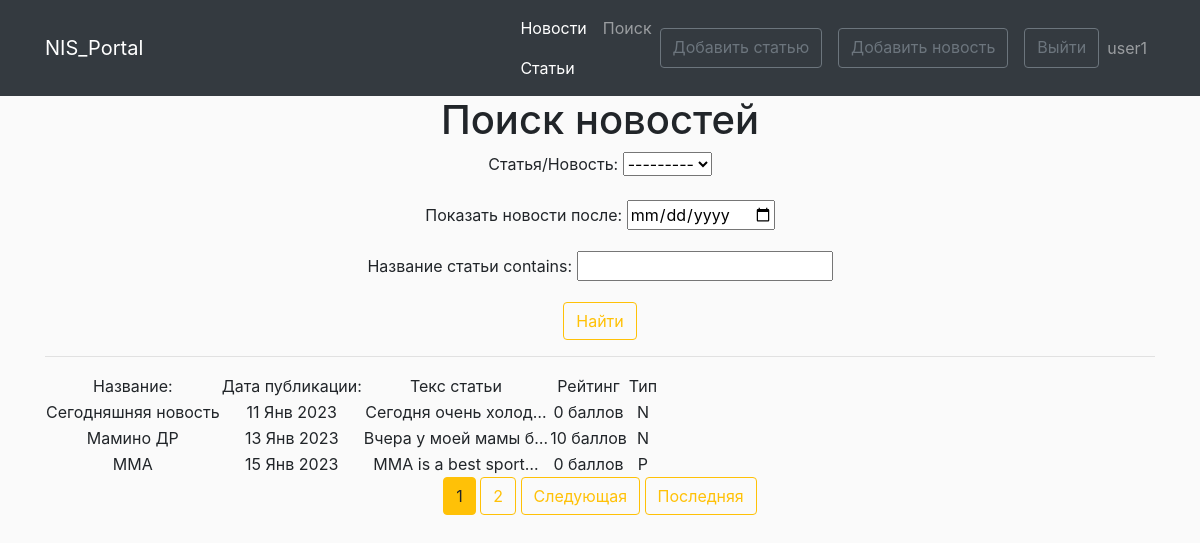
The page /posts/search (signed in) on the database its author committed.
### news/models.py (models this page shows, shortened)
class Post(models.Model):
    post = 'P'
    news = 'N'
    author = models.ForeignKey(Author, verbose_name='Автор', on_delete=models.CASCADE)
    select = models.CharField('Статья/Новость', max_length=10, choices=SELECT, default=post)
    date = models.DateTimeField('Дата', default=timezone.now)
    categories = models.ManyToManyField(Category, through='PostCategory')
    title = models.CharField('Название статьи', max_length=120, unique=True)
    text = models.TextField('Основной текст статьи')
    rating_post = models.IntegerField(default=0)
    class Meta:
        verbose_name = 'Пост'
        verbose_name_plural = 'Посты'

### news/views.py (the view)
# urls.py: path('search', views.SearchNewsView.as_view(), name='news-search'),
class SearchNewsView(ListView):
    model = Post
    template_name = 'news/searchNews.html'
    context_object_name = 'news'
    paginate_by = 3
    def get_queryset(self):
        queryset = super().get_queryset()
        self.filterset = NewsFilter(self.request.GET, queryset)
        return self.filterset.qs
    def get_context_data(self, **kwargs):
        context = super().get_context_data(**kwargs)
        context['filterset'] = self.filterset
        return context

### news/templatetags/custom_filters.py (called while the page is built)
@register.filter()
def currency(value, code):
    postfix = CURRENCIES_SYMBOLS[code]
    return f'{value} {postfix}'

### news/templatetags/custom_tags.py (called while the page is built)
@register.simple_tag(takes_context=True)
def url_replace(context, **kwargs):
    d = context['request'].GET.copy()
    for k, v in kwargs.items():
        d[k] = v
    return d.urlencode()

### news/templates/news/searchNews.html (shortened to what this page needs)
{% extends 'news/base.html' %}
{% load custom_filters %}
{% load custom_tags %}
{% block content %}
   <h1>Поиск новостей</h1>
   <form action="" method="get">
       {{ filterset.form.as_p }}
       <input type="submit" class="btn btn-outline-warning" value="Найти" />
   </form>
   <hr>
    {% if news %}
       <table>
           <tr>
               <td>Название:</td>
               <td>Дата публикации:</td>
               <td>Текс статьи</td>
               <td>Рейтинг</td>
               <td>Тип</td>
           </tr>
           {% for new in news %}
           <tr>
               <td>{{ new.title }}</td>
               <td>{{ new.date|date:'d M Y' }}</td>
               <td>{{ new.text|truncatechars:20 }}</td>
               <td>{{ new.rating_post|currency:"score" }}</td>
               <td>{{ new.select }}</td>
           </tr>
           {% endfor %}
       </table>
 {% endif %}
   {% if is_paginated %}
      {% for num in page_obj.paginator.page_range %}
        {% if num == page_obj.number %}
          <button class="btn btn-warning">{{ num }}</button>
        {% elif num > page_obj.number|add:'-2' and num < page_obj.number|add:'2' %}
          <a href="?page={{ num }}" class="btn btn-outline-warning">{{ num }}</a>
        {% endif %}
      {% endfor %}
      {% if page_obj.has_next %}
        <a href="?{% url_replace page=page_obj.next_page_number %}" class="btn btn-outline-warning">Следующая</a>
        <a href="?{% url_replace page=page_obj.paginator.num_pages %}" class="btn btn-outline-warning">Последняя</a>
      {% endif %}
    {% endif %}
{% endblock content %}

### news/templates/news/base.html (shortened to what this page needs)
<!DOCTYPE html>
<html lang="en">
    <head>
        {% load static %}
        <link rel="stylesheet" href="https://stackpath.bootstrapcdn.com/bootstrap/4.1.3/css/bootstrap.min.css">
        <link href="{% static 'news/main.css' %}" rel="stylesheet" />
    </head>
    <body>
        <nav class="navbar navbar-expand-lg navbar-dark bg-dark static-top">
   <div class="container">
       <a class="navbar-brand" href="#">NIS_Portal</a>
       <div class="collapse navbar-collapse" id="navbarResponsive">
           <ul class="navbar-nav ml-auto">
               <li class="nav-item active">
                   <a class="nav-link" href="{% url 'news-main' %}">Новости
                   </a>
                   <a class="nav-link" href="{% url 'articles-main' %}">Статьи
                   </a>
               </li>
               <li class="nav-item">
                   <a class="nav-link" href="{% url 'news-search' %}">Поиск</a>
               </li>
           </ul>
           <div class="navbar-nav">
               {% if user.is_authenticated %}
               <a href="{% url 'articles-create' %}" class="btn btn-outline-secondary mr-3">Добавить статью</a>
               <a href="{% url 'news-create' %}" class="btn btn-outline-secondary mr-3">Добавить новость</a>
               <a href="{% url 'user-exit' %}" class="btn btn-outline-secondary">Выйти</a>
               <a class="nav-link" href="{% url 'profile' %}">{{ user.username }}</a>
               {% else %}
                <a href="{% url 'user-input' %}" class="btn btn-outline-secondary">Войти</a>
                <a href="{% url 'reg' %}" class="btn btn-outline-secondary mr-2">Регистрация</a>
               {% endif %}
           </div>
       </div>
   </div>
</nav>
        <div class="container">
            <div class="row">
                <div class="col-lg-12 text-center">
           {% block content %}
           {% endblock content %}
                </div>
            </div>
        </div>
    </body>
</html>

### news/static/news/main.css (style rules this page uses)
body { background: #fafafa }

### rows shown on the page
Post: title "Сегодняшняя новость", date "11 Янв 2023", text "Сегодня очень холод…", rating_post "0 баллов", select "N"
Post: title "Мамино ДР", date "13 Янв 2023", text "Вчера у моей мамы б…", rating_post "10 баллов", select "N"
Post: title "MMA", date "15 Янв 2023", text "MMA is a best sport…", rating_post "0 баллов", select "P"

### other values the page prints
{{ user.username }} "user1"
{{ num }} "1"
{{ num }} "2"
